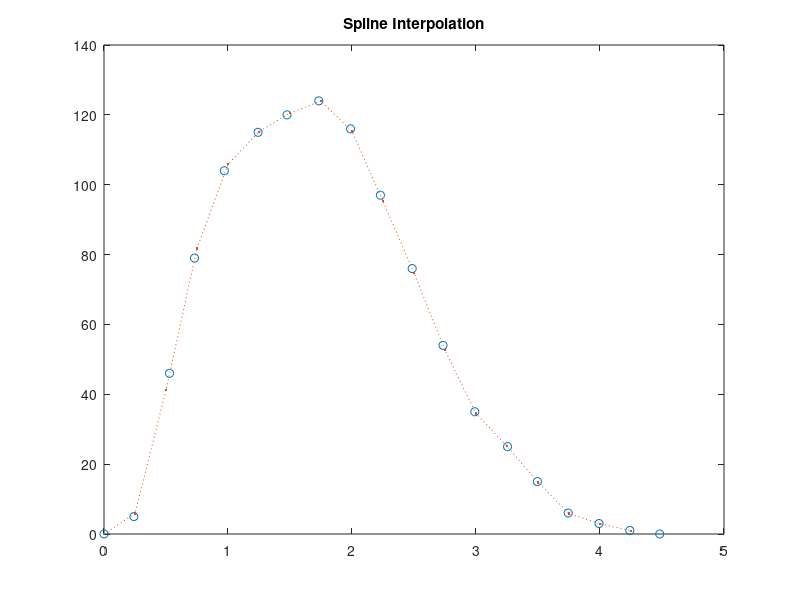

Recreate this plot in MATLAB. (Note: this script raises an error after producing the figure.)
%% estimating the response specturm of dicty 
%%%% these are the data reproduced from the paper [Sgro et al. Mol. Sys. Biol. 2015], Fig. 2, at 1nM perturbation
Time=4/515*[0,31, 68, 94, 125, 160, 190, 223, 256, 287, 320, 352, 385, 419, 450, 482, 514,546,577];
FRET=[0,5, 46, 79, 104,  115, 120, 124, 116, 97, 76, 54, 35, 25, 15, 6,3,1,0];
Delta_t=0.25;
Time_q=0:Delta_t:4.5;
%%

%% short time response
figure
FRET_q = interp1(Time,FRET,Time_q,'spline');
plot(Time,FRET,'o',Time_q,FRET_q,':.');
title('Spline Interpolation');

%% add additional temporal information
additional_Time=4.5+Delta_t:Delta_t:100;
additional_FRET=zeros(1,length(additional_Time));
FRET_final=cat(2,FRET_q,additional_FRET);
Time_final=cat(2,Time_q,additional_Time);

figureParameter
semilogx(Time_final,FRET_final,'-+r');
a1=xlabel('Time');
xlim([0.1 10]);
fig_name='./figure/a_exp.eps';
figurePostTreat

%% compute the temporal response function by differentiating the above FRET signal
diff_FRET=zeros(1,length(FRET_final)-1);
diff_Time=zeros(1,length(FRET_final)-1);

for j=1:length(FRET_final)-1
    diff_FRET(j)=(FRET_final(j+1)-FRET_final(j))/(Time_final(j+1)-Time_final(j));
    diff_Time(j)=(Time_final(j+1)+Time_final(j))/2;
end

figureParameter
semilogx(diff_Time,diff_FRET,'-+r')
xlim([0.1 10]);
a1=xlabel('Time');
fig_name='./figure/Ra_exp.eps';
figurePostTreat


%% compute the response spectrum by Fourier transformation
Y=fft(diff_FRET);
L=length(diff_FRET);
figure,plot(1:length(Y),abs(Y));

P2 = Delta_t*abs(Y/L);
P1 = P2(1:L/2+1);
%P1(2:end-1) = 2*P1(2:end-1);

Fs=1/Delta_t;
f = Fs*(0:(L/2))/L;
Omega=2*pi*f;

semilogx(Omega,P1) 
title('Single-Sided Amplitude Spectrum of X(t)')
%xlabel('f (Hz)')
xlabel('Omega');
ylabel('|P1(f)|')


Ang2 = angle(Y/L);
Ang1 = Ang2(1:L/2+1);
%Ang1(2:end-1) = 2*P1(2:end-1);



%% plot the phase shift within a small frequency window
figureParameter
f1=plot(Omega,Ang1,'*-r');
%title('Single-Sided Phase shift of X(t)')
%xlabel('f (Hz)')
xlim([0.2,1])
ylim([0,1.57])
set(gca, 'YTick' , [0 1.57]);
xlabel('Omega');
ylabel('angle')
fig_name='./figure/angle_Ra_fre.eps';
figurePostTreat

%% test for effect of signal timescale
tau_s=0.35;
phi_Rs=@(w) -atan(w*tau_s);

figureParameter
f1=plot(Omega,Ang1,'*-r',Omega,-phi_Rs(Omega),'-+b');
%title('Single-Sided Phase shift of X(t)')
%xlabel('f (Hz)')
xlim([0.2,1])
ylim([0,1.57])
set(gca, 'YTick' , [0 1.57]);
xlabel('Omega');
ylabel('angle')
fig_name='./figure/angle_Ra_fre.eps';
figurePostTreat




%% Below are another example of phase shift from adaptation, just to get some intuition
% 
% t1=1; t2=2;
% integral_Response=@(t) -exp(-t/t1)+exp(-t/t2);
% Delta_t=0.1;
% time=0:Delta_t:1000;
% %figure,semilogx(time,R(time),'-r');
% 
% 
% % alias_effect=@(x) (2*pi*x).*sin(2*pi*x)./(2-2*cos(2*pi*x)); % x=fre/fre_sampling, range: 0: pi
% % %dt_simu=0.05*0.01; % this is the update time in simulation
% % fre_sp=2*pi/Delta_t; %sampling omega
% % 
% 
% 
% int_R=integral_Response(time);
% diff_R=zeros(1,length(time)-1);
% diff_t=zeros(1,length(time)-1);
% for j=1:length(time)-1
%     diff_R(j)=(int_R(j+1)-int_R(j))/(time(j+1)-time(j));
%     diff_t(j)=(time(j+1)+time(j))/2;
% end
%  
% figure,plot(diff_t,diff_R,'*r')
% xlim([0,10])
% 
% L=length(diff_R);
% n = 2^nextpow2(L);
% Y=fft(diff_R,n);
% 
% 
% 
% P2 = Delta_t*Y;
% Ra_fre = P2(1:n/2+1);
% %P1(2:end-1) = P1(2:end-1);
% 
% Fs=1/Delta_t;
% f = Fs*(0:(n/2))/n;
% Omega=2*pi*f;
% 
% figure
% semilogx(Omega,abs(Ra_fre)) 
% title('Single-Sided Amplitude Spectrum of X(t)')
% %xlabel('f (Hz)')
% xlabel('Omega');
% ylabel('|Ra|')
% 
% 
% 
% figure,semilogx(Omega,angle(Ra_fre));
% title('Single-Sided Phase shift of X(t)')
% %xlim([0,100])
% %xlabel('f (Hz)')
% xlabel('Omega');
% ylabel('Angle')

